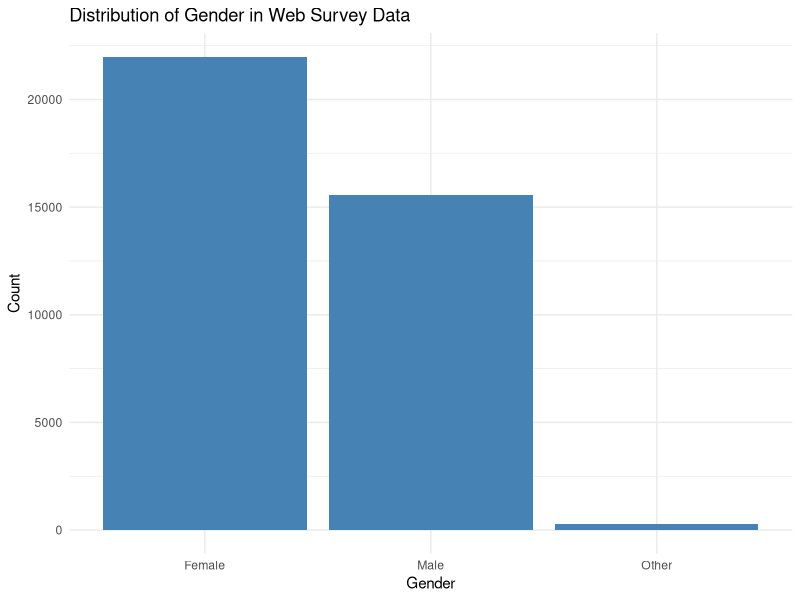

Recreate this plot in R.
## ---- chunk 1

# Here you can load in and clean the data (you may need to do the cleaning in a separate R script - this is up to you). 
library(tidyverse)

phone_data <- read_csv("ces_phone.csv")
web_data <- read_csv("ces_web.csv")

# You may need additional chunks, in case you want to include some of the cleaning output.

## ---- chunk 2
# Cleaning Variable Data & Updating Labels
## Web Data
web_data <- web_data %>%
  mutate(
    # Age
    age = cps19_yob,
    # Gender
    # Gender - standardize from numeric codes to text
    gender = case_when(
      cps19_gender == 1 ~ "Male",
      cps19_gender == 2 ~ "Female",
      cps19_gender == 3 ~ "Other",
      TRUE ~ NA_character_
    ),
    # Vote choice standardization
    vote_choice = case_when(
      cps19_votechoice == 1 ~ "Liberal",
      cps19_votechoice == 2 ~ "Conservative",
      cps19_votechoice == 3 ~ "NDP",
      cps19_votechoice == 4 ~ "Bloc Quebec",
      cps19_votechoice == 5 ~ "Green Party",
      cps19_votechoice == 6 ~ "People's Party",
      cps19_votechoice == 7 ~ "Other",
      cps19_votechoice == 9 ~ NA_character_,
      TRUE ~ NA_character_
    )
  )


# Cleaning Data & Renaming Columns
web_data <- web_data %>% rename(
#  gender = cps19_gender,
#  age = cps19_yob,
#  provnice = cps19_province,
#  education = cps19_education,
  interest = cps19_interest_elxn_1,    
#  vote_certainty = cps19_v_likely,
#  vote_choice = cps19_votechoice
)
## ---- chunk 3

# Use this to create your plots/visualization. 
# Create a bar plot for gender distribution
ggplot(web_data, aes(x = gender)) +
  geom_bar(fill = "steelblue") +
  labs(title = "Distribution of Gender in Web Survey Data",
       x = "Gender",
       y = "Count") +
  theme_minimal()

## ---- chunk 4

# Here you can run code to calculate your Confidence Intervals.

